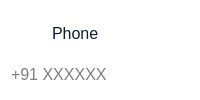
                       <widget class="QFrame" name="verticalFrame">
                        <property name="sizePolicy">
                         <sizepolicy hsizetype="Preferred" vsizetype="Fixed">
                          <horstretch>0</horstretch>
                          <verstretch>0</verstretch>
                         </sizepolicy>
                        </property>
                        <property name="styleSheet">
                         <string notr="true">QLabel{
	color: rgb(14, 28, 44);
	background-color: none;
}
QFrame{
background-color: rgb(255, 255, 255);
border-radius: 10px;
}
QLineEdit{
border: none;
background-color: rgb(255, 255, 255);
}</string>
                        </property>
                        <layout class="QVBoxLayout" name="verticalLayout_6">
                         <property name="leftMargin">
                          <number>9</number>
                         </property>
                         <property name="topMargin">
                          <number>9</number>
                         </property>
                         <property name="rightMargin">
                          <number>9</number>
                         </property>
                         <property name="bottomMargin">
                          <number>9</number>
                         </property>
                         <item>
                          <widget class="QFrame" name="frame">
                           <property name="sizePolicy">
                            <sizepolicy hsizetype="Preferred" vsizetype="Fixed">
                             <horstretch>0</horstretch>
                             <verstretch>0</verstretch>
                            </sizepolicy>
                           </property>
                           <layout class="QHBoxLayout" name="horizontalLayout_12">
                            <item>
                             <widget class="QLabel" name="label_6">
                              <property name="sizePolicy">
                               <sizepolicy hsizetype="Fixed" vsizetype="Fixed">
                                <horstretch>0</horstretch>
                                <verstretch>0</verstretch>
                               </sizepolicy>
                              </property>
                              <property name="maximumSize">
                               <size>
                                <width>28</width>
                                <height>28</height>
                               </size>
                              </property>
                              <property name="text">
                               <string/>
                              </property>
                              <property name="pixmap">
                               <pixmap resource="resources.qrc">:/resources/employee-icons/phone_number.svg</pixmap>
                              </property>
                              <property name="scaledContents">
                               <bool>true</bool>
                              </property>
                             </widget>
                            </item>
                            <item>
                             <widget class="QLabel" name="label_10">
                              <property name="sizePolicy">
                               <sizepolicy hsizetype="Preferred" vsizetype="Fixed">
                                <horstretch>0</horstretch>
                                <verstretch>0</verstretch>
                               </sizepolicy>
                              </property>
                              <property name="font">
                               <font>
                                <pointsize>12</pointsize>
                               </font>
                              </property>
                              <property name="styleSheet">
                               <string notr="true">color: rgb(14, 28, 44);</string>
                              </property>
                              <property name="text">
                               <string>Phone</string>
                              </property>
                             </widget>
                            </item>
                           </layout>
                          </widget>
                         </item>
                         <item>
                          <widget class="QLineEdit" name="phone_lineEdit">
                           <property name="sizePolicy">
                            <sizepolicy hsizetype="Preferred" vsizetype="Fixed">
                             <horstretch>0</horstretch>
                             <verstretch>0</verstretch>
                            </sizepolicy>
                           </property>
                           <property name="font">
                            <font>
                             <pointsize>12</pointsize>
                            </font>
                           </property>
                           <property name="placeholderText">
                            <string>+91 XXXXXX</string>
                           </property>
                          </widget>
                         </item>
                        </layout>
                       </widget>
